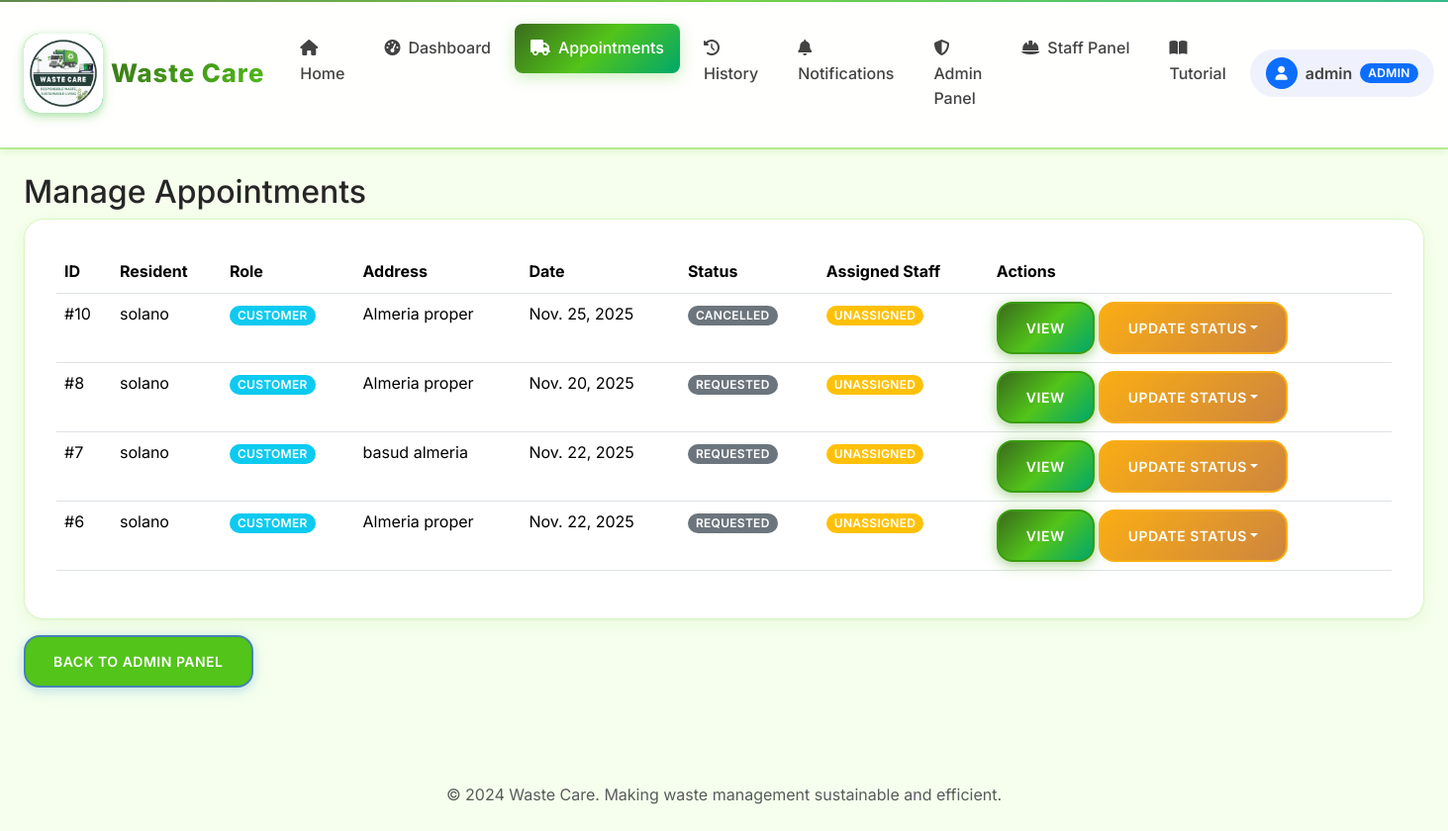
The app's page /admin-panel/appointments/ (signed in) with its own data.
### core/models.py (models this page shows, shortened)
class User(AbstractUser):
    ROLE_CHOICES = [
        ("residents", "Residents"),
        ("staff", "Staff"),
        ("admin", "Admin"),
    ]
    role = models.CharField(max_length=20, choices=ROLE_CHOICES, default="residents")

class Appointment(models.Model):
    STATUS_CHOICES = [
        ("pending", "Pending"),
        ("approved", "Approved"),
        ("in_progress", "In Progress"),
        ("completed", "Completed"),
        ("cancelled", "Cancelled"),
    ]
    WASTE_TYPE_CHOICES = [
        ("general", "General Waste"),
        ("recyclable", "Recyclable"),
        ("organic", "Organic/Compost"),
        ("hazardous", "Hazardous Waste"),
        ("bulk", "Bulk Items"),
    ]
    PRIORITY_CHOICES = [
        ("low", "Low Priority"),
        ("normal", "Normal"),
        ("high", "High Priority"),
        ("urgent", "Urgent"),
    ]
    DAY_CHOICES = [
        ("monday", "Monday"),
        ("tuesday", "Tuesday"),
        ("wednesday", "Wednesday"),
        ("thursday", "Thursday"),
        ("friday", "Friday"),
        ("saturday", "Saturday"),
        ("sunday", "Sunday"),
    ]
    customer = models.ForeignKey(User, on_delete=models.CASCADE, related_name="appointments")
    pickup_day = models.CharField(max_length=10, choices=DAY_CHOICES, default="monday", help_text="Preferred day of the week for pickup")
    address = models.CharField(max_length=255)
    latitude = models.DecimalField(max_digits=9, decimal_places=6, null=True, blank=True, help_text="Latitude coordinate")
    longitude = models.DecimalField(max_digits=9, decimal_places=6, null=True, blank=True, help_text="Longitude coordinate")
    preferred_date = models.DateField()
    preferred_time = models.TimeField()
    waste_type = models.CharField(max_length=20, choices=WASTE_TYPE_CHOICES, default="general")
    estimated_weight = models.DecimalField(max_digits=6, decimal_places=2, null=True, blank=True, help_text="Weight in kg")
    priority = models.CharField(max_length=10, choices=PRIORITY_CHOICES, default="normal")
    notes = models.TextField(blank=True)
    special_instructions = models.TextField(blank=True, help_text="Special handling requirements")
    status = models.CharField(max_length=20, choices=STATUS_CHOICES, default="pending")
    created_at = models.DateTimeField(auto_now_add=True)
    updated_at = models.DateTimeField(auto_now=True)
    handled_by = models.ForeignKey(
        User, on_delete=models.SET_NULL, null=True, blank=True, related_name="handled_appointments"
    )
    scheduled_datetime = models.DateTimeField(null=True, blank=True)
    completion_datetime = models.DateTimeField(null=True, blank=True)
    actual_weight = models.DecimalField(max_digits=6, decimal_places=2, null=True, blank=True)
    class Meta:
        ordering = ['-created_at']
        indexes = [
            models.Index(fields=['status', 'preferred_date']),
            models.Index(fields=['customer', 'status']),
        ]

### core/views.py (the view)
# urls.py: path("admin-panel/appointments/", views.manage_appointments, name="manage_appointments"),
@login_required
@user_passes_test(lambda u: u.role == 'admin' or u.is_superuser)
def manage_appointments(request):
    appointments = Appointment.objects.select_related('customer', 'handled_by').order_by('-created_at')
    return render(request, "core/manage_appointments.html", {'appointments': appointments})

### core/context_processors.py (called while the page is built)
def navbar_context(request):
    context = {
        'MAPTILER_API_KEY': settings.MAPTILER_API_KEY,
    }
    if request.user.is_authenticated:
        context['unread_notifications'] = Notification.objects.filter(
            user=request.user,
            is_read=False
        ).count()
    else:
        context['unread_notifications'] = 0
    return context

### core/templates/core/manage_appointments.html (shortened to what this page needs)
{% extends "base.html" %}
{% block content %}
<h2>Manage Appointments</h2>
<div class="card">
  <div class="card-body">
    <table class="table">
      <thead>
        <tr>
          <th>ID</th>
          <th>Resident</th>
          <th>Role</th>
          <th>Address</th>
          <th>Date</th>
          <th>Status</th>
          <th>Assigned Staff</th>
          <th>Actions</th>
        </tr>
      </thead>
      <tbody>
        {% for appt in appointments %}
        <tr>
          <td>#{{ appt.id }}</td>
          <td>{{ appt.customer.username }}</td>
          <td><span class="badge bg-info">{{ appt.customer.get_role_display }}</span></td>
          <td>{{ appt.address|truncatechars:30 }}</td>
          <td>{{ appt.preferred_date }}</td>
          <td><span class="badge bg-secondary">{{ appt.get_status_display }}</span></td>
          <td>
            {% if appt.handled_by %}
              <span class="badge bg-success">{{ appt.handled_by.username }}</span>
            {% else %}
              <span class="badge bg-warning">Unassigned</span>
            {% endif %}
          </td>
          <td>
            <div class="d-flex gap-1 flex-wrap">
              <a href="{% url 'core:pickup_detail' appt.pk %}" class="btn btn-sm btn-primary">View</a>
              <div class="dropdown">
                <button class="btn btn-sm btn-warning dropdown-toggle" type="button" data-bs-toggle="dropdown">
                  Update Status
                </button>
              </div>
            </div>
          </td>
        </tr>
        {% endfor %}
      </tbody>
    </table>
  </div>
</div>
<a href="{% url 'core:admin_panel' %}" class="btn btn-secondary mt-3">Back to Admin Panel</a>
{% endblock %}

### waste_care/templates/includes/navbar.html (shortened to what this page needs)
{% load static %}
<nav class="navbar navbar-expand-lg sticky-top">
  <div class="container-fluid px-4">
    <a class="navbar-brand d-flex align-items-center" href="{% url 'core:home' %}">
      <div class="brand-icon me-2">
        <img src="{% static 'img/image1.jpg' %}" alt="Waste Care logo" class="brand-icon-image">
      </div>
      <span class="brand-text">Waste Care</span>
    </a>
    <div class="collapse navbar-collapse" id="navbarNav">
      <ul class="navbar-nav me-auto">
        <li class="nav-item">
          <a class="nav-link {% if request.resolver_match.url_name == 'home' %}active{% endif %}" href="{% url 'core:home' %}">
            <i class="fas fa-home me-2"></i>Home
          </a>
        </li>
        <li class="nav-item dropdown d-none d-lg-block">
          <a class="nav-link dropdown-toggle {% if 'dashboard' in request.resolver_match.url_name %}active{% endif %}" href="#" id="dashboardDropdown" role="button" data-bs-toggle="dropdown" aria-expanded="false">
            <i class="fas fa-tachometer-alt me-2"></i>Dashboard
          </a>
        </li>
        {% if user.role == 'residents' %}
        <li class="nav-item d-none d-lg-block">
          <a class="nav-link {% if 'pickup' in request.resolver_match.url_name %}active{% endif %}" href="{% url 'core:pickup_list' %}">
            <i class="fas fa-truck me-2"></i>Appointments
          </a>
        </li>
        {% else %}
        <li class="nav-item dropdown d-none d-lg-block">
          <a class="nav-link dropdown-toggle {% if 'pickup' in request.resolver_match.url_name or 'appointment' in request.resolver_match.url_name %}active{% endif %}" href="#" id="appointmentsDropdown" role="button" data-bs-toggle="dropdown" aria-expanded="false">
            <i class="fas fa-truck me-2"></i>Appointments
          </a>
        </li>
        {% endif %}
        <li class="nav-item">
          <a class="nav-link {% if request.resolver_match.url_name == 'history' %}active{% endif %}" href="{% url 'core:history' %}">
            <i class="fas fa-history me-2"></i>History
          </a>
        </li>
        <li class="nav-item">
          <a class="nav-link {% if request.resolver_match.url_name == 'notifications' %}active{% endif %}" href="{% url 'core:notifications' %}">
            <i class="fas fa-bell me-2"></i>Notifications
          </a>
        </li>
        {% if user.role == 'admin' or user.is_superuser %}
        <li class="nav-item">
          <a class="nav-link {% if request.resolver_match.url_name == 'admin_panel' %}active{% endif %}" href="{% url 'core:admin_panel' %}">
            <i class="fas fa-shield-alt me-2"></i>Admin Panel
          </a>
        </li>
        {% endif %}
        {% if user.role == 'staff' or user.role == 'admin' %}
        <li class="nav-item dropdown">
          <a class="nav-link dropdown-toggle {% if 'staff' in request.resolver_match.url_name %}active{% endif %}" href="#" id="staffDropdown" role="button" data-bs-toggle="dropdown" aria-expanded="false">
            <i class="fas fa-hard-hat me-2"></i>Staff Panel
          </a>
        </li>
        {% endif %}
        <li class="nav-item">
          <a class="nav-link {% if request.resolver_match.url_name == 'tutorial' %}active{% endif %}" href="{% url 'core:tutorial' %}">
            <i class="fas fa-book-open me-2"></i>Tutorial
          </a>
        </li>
      </ul>
      <ul class="navbar-nav">
        {% if user.is_authenticated %}
          <li class="nav-item dropdown">
            <a class="nav-link dropdown-toggle d-flex align-items-center px-3 py-2" href="#" id="userDropdown" role="button" data-bs-toggle="dropdown">
              <div class="rounded-circle bg-primary d-flex align-items-center justify-content-center me-2" style="width: 32px; height: 32px;">
                <i class="fas fa-user text-white" style="font-size: 0.875rem;"></i>
              </div>
              <span class="fw-semibold">{{ user.username }}</span>
              {% if user.role == 'staff' or user.role == 'admin' %}
                <span class="badge bg-primary ms-2">{{ user.role|title }}</span>
              {% endif %}
            </a>
          </li>
        {% endif %}
      </ul>
    </div>
  </div>
</nav>

### records on screen
User: username "admin", role "ADMIN"
Appointment: id "10", customer.username "solano", customer.role "CUSTOMER", address "Almeria proper", preferred_date "Nov. 25, 2025", status "CANCELLED", shows "UNASSIGNED"
Appointment: id "8", customer.username "solano", customer.role "CUSTOMER", address "Almeria proper", preferred_date "Nov. 20, 2025", status "REQUESTED", shows "UNASSIGNED"
Appointment: id "7", customer.username "solano", customer.role "CUSTOMER", address "basud almeria", preferred_date "Nov. 22, 2025", status "REQUESTED", shows "UNASSIGNED"
Appointment: id "6", customer.username "solano", customer.role "CUSTOMER", address "Almeria proper", preferred_date "Nov. 22, 2025", status "REQUESTED", shows "UNASSIGNED"
